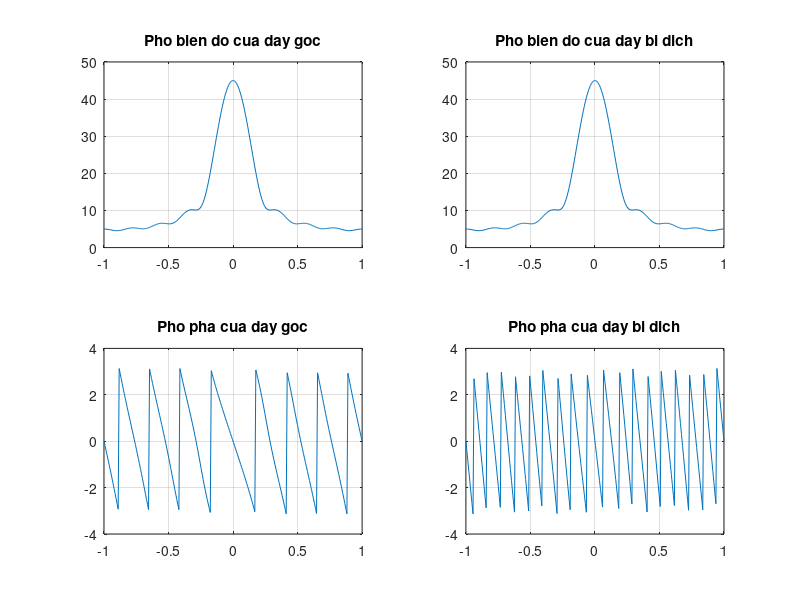

Source code (MATLAB):
clf;
clc;
w=-pi:2*pi/255:pi; wo=0.4*pi; D=10;
x=[1 2 3 4 5 6 7 8 9];
h1=freqz(x,1,w);
h2=freqz([zeros(1,D) x],1,w);
subplot(2,2,1);
plot(w/pi,abs(h1)); grid;
title('Pho bien do cua day goc');
subplot(2,2,2);
plot(w/pi,abs(h2)); grid;
title('Pho bien do cua day bi dich');
subplot(2,2,3);
plot(w/pi,angle(h1)); grid;
title('Pho pha cua day goc');
subplot(2,2,4);
plot(w/pi,angle(h2)); grid;
title('Pho pha cua day bi dich');
